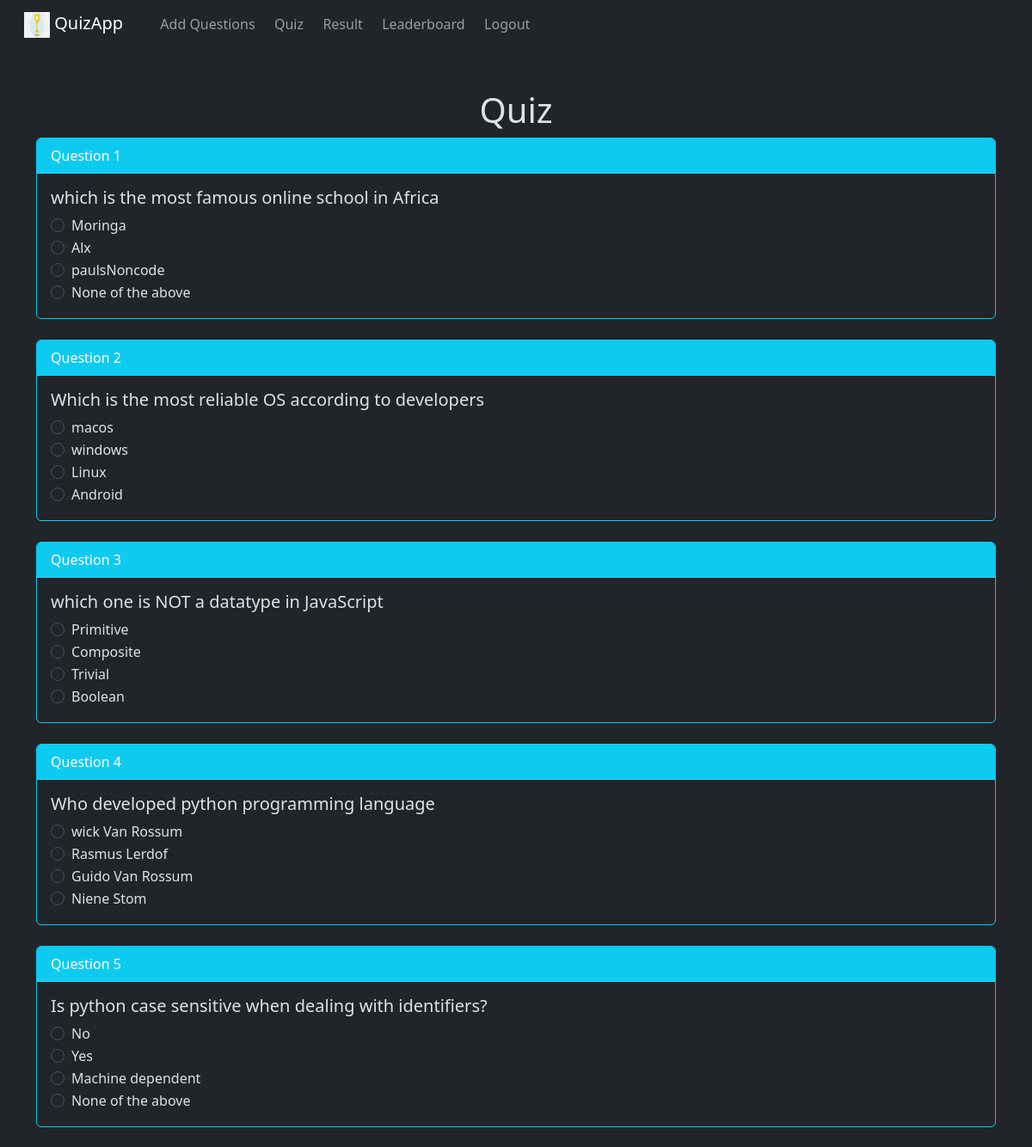
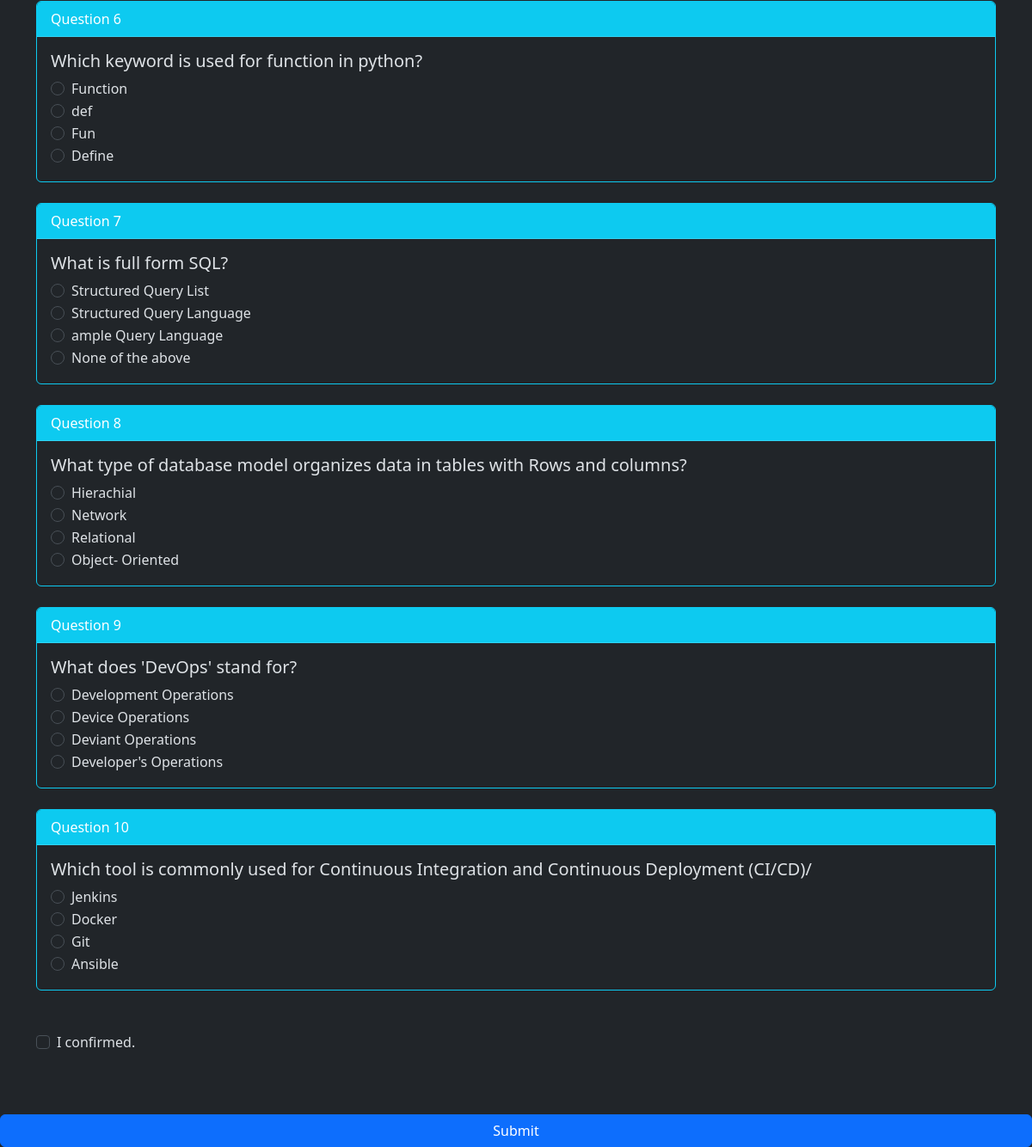
/quiz/ (signed in), run on the app's committed database (2 pictures, top to bottom).
### quiz/models.py (models this page shows, shortened)
class Question(models.Model):
    question = models.TextField(blank=False, unique=True)
    option1 = models.CharField(blank=False, max_length=150)
    option2 = models.CharField(blank=False, max_length=150)
    option3 = models.CharField(blank=False, max_length=150)
    option4 = models.CharField(blank=False, max_length=150)
    correct_option = models.CharField(max_length=1, blank=False)
    creator = models.ForeignKey(to=User, on_delete=models.SET_NULL, null=True)
    verified = models.BooleanField(default=False)

### quiz/views.py (the view, shortened to what this page needs)
# urls.py: path("", views.Quiz.as_view(), name="quiz"),
@method_decorator(login_required, name="dispatch")
class Quiz(View):
    def get(self, request):
        questions = Question.objects.filter(verified=True)
        return render(
            request,
            "quiz/quiz.html",
            {"questions": questions}
        )

### quiz/templates/quiz/quiz.html (shortened to what this page needs)
{% extends "layout.html" %}
{% block body %}
<div class="container mt-5 mb-5">
<form method="post" action="{% url 'quiz' %}">
  <h1 class="text-center">
    Quiz
  </h1>
  {% for q in questions %}
  <div class="card border-info">
    <div class="card-header bg-info text-white">Question {{forloop.counter}}</div>
      <div class="card-body">
        <h5 class="user-select-none">
          {{ q.question }}
        </h5>
        <div class="form-check">
          <input class="form-check-input" type="radio" name="q{{forloop.counter}}o" id="q{{forloop.counter}}o1" value="A">
          <label class="form-check-label" for="q{{forloop.counter}}o1">
            {{ q.option1 }}
          </label>
        </div>
        <div class="form-check">
          <input class="form-check-input" type="radio" name="q{{forloop.counter}}o" id="q{{forloop.counter}}o2" value="B">
          <label class="form-check-label" for="q{{forloop.counter}}o2">
            {{ q.option2 }}
          </label>
        </div>
        <div class="form-check">
          <input class="form-check-input" type="radio" name="q{{forloop.counter}}o" id="q{{forloop.counter}}o3" value="C">
          <label class="form-check-label" for="q{{forloop.counter}}o3">
            {{ q.option3 }}
          </label>
        </div>
        <div class="form-check">
          <input class="form-check-input" type="radio" name="q{{forloop.counter}}o" id="q{{forloop.counter}}o4" value="D">
          <label class="form-check-label" for="q{{forloop.counter}}o4">
            {{ q.option4 }}
          </label>
        </div>
      </div>
    </div>
    <br>
    {% endfor %}
    <br>
    <div class="mb-3 form-check">
      <input type="checkbox" class="form-check-input" id="exampleCheck1" required>
      <label class="form-check-label" for="exampleCheck1">
         I confirmed.
      </label>
    </div>
  </div>
  <br>
  <button type="submit" class="btn btn-primary w-100">Submit</button>
{% endblock %}

### templates/layout.html (shortened to what this page needs)
<!doctype html>
<html lang="en" data-bs-theme="dark">
<head>
  {% load static %}
  <link href="{% static 'css/bootstrap.css' %}" rel="stylesheet">
  <link href="{% static 'css/layout.css' %}" rel="stylesheet">
</head>
<body>
  <nav class="navbar navbar-expand-lg navbar-dark bg-dark sticky-top">
    <div class="container-fluid">
      <a class="navbar-brand" href="/">
        <img src="{% static 'img/trophy.png' %}" alt="" width="30" height="30" class="d-inline-block">
        QuizApp
      </a>
      <div class="collapse navbar-collapse" id="navbarNav">
        <ul class="navbar-nav">
          {% if request.user.is_authenticated %}
          {% if request.user.is_staff %}
          <li class="nav-item">
            <a class="nav-link text-center" href="{% url 'manage' %}">Manage</a>
          </li>
          <li class="nav-item">
            <a class="nav-link text-center" href="{% url 'setting' %}">Setting</a>
          </li>
          {% else %}
          <li class="nav-item">
            <a class="nav-link text-center" href="{% url 'add_question' %}">Add Questions</a>
          </li>
          <li class="nav-item">
            <a class="nav-link text-center" href="{% url 'quiz' %}">Quiz</a>
          </li>
          <li class="nav-item">
            <a class="nav-link text-center" href="{% url 'result' %}">Result</a>
          </li>
          <li class="nav-item">
            <a class="nav-link text-center" href="{% url 'leaderboard' %}">Leaderboard</a>
          </li>
          {% endif %}
          <li class="nav-item">
            <a class="nav-link text-center" href="{% url 'logout' %}">Logout</a>
          </li>
          {% endif %}
        </ul>
      </div>
    </div>
  </nav>
  {% block body %}{% endblock %}
</body>
</html>

### static/css/layout.css (style rules this page uses)
.navbar .navbar-nav .nav-link { padding: 0.6em; }
.navbar .navbar-brand { padding: 0 0.6em; }
@media only screen and (min-width: 992px) { .navbar { padding: 0; } }
@media only screen and (min-width: 992px) { .navbar .navbar-nav .nav-link { padding: 1em 0.7em; } }
@media only screen and (min-width: 992px) { .navbar .navbar-brand { padding: 0 0.8em; } }
@media only screen and (min-width: 992px) { .navbar .navbar-nav .nav-link { padding: 1em 0.7em; transition: all 0.5s; } }

### data on the page
Question: question "which is the most famous online school in Africa", option1 "Moringa", option2 "Alx", option3 "paulsNoncode", option4 "None of the above"
Question: question "Which is the most reliable OS according to developers", option1 "macos", option2 "windows", option3 "Linux", option4 "Android"
Question: question "which one is NOT a datatype in JavaScript", option1 "Primitive", option2 "Composite", option3 "Trivial", option4 "Boolean"
Question: question "Who developed python programming language", option1 "wick Van Rossum", option2 "Rasmus Lerdof", option3 "Guido Van Rossum", option4 "Niene Stom"
Question: question "Is python case sensitive when dealing with identifiers?", option1 "No", option2 "Yes", option3 "Machine dependent", option4 "None of the above"
Question: question "Which keyword is used for function in python?", option1 "Function", option2 "def", option3 "Fun", option4 "Define"
Question: question "What is full form SQL?", option1 "Structured Query List", option2 "Structured Query Language", option3 "ample Query Language", option4 "None of the above"
Question: question "What type of database model organizes data in tables with Rows and columns?", option1 "Hierachial", option2 "Network", option3 "Relational", option4 "Object- Oriented"
Question: question "What does 'DevOps' stand for?", option1 "Development Operations", option2 "Device Operations", option3 "Deviant Operations", option4 "Developer's Operations"
Question: question "Which tool is commonly used for Continuous Integration and Continuous Deployment (CI/CD)/", option1 "Jenkins", option2 "Docker", option3 "Git", option4 "Ansible"
